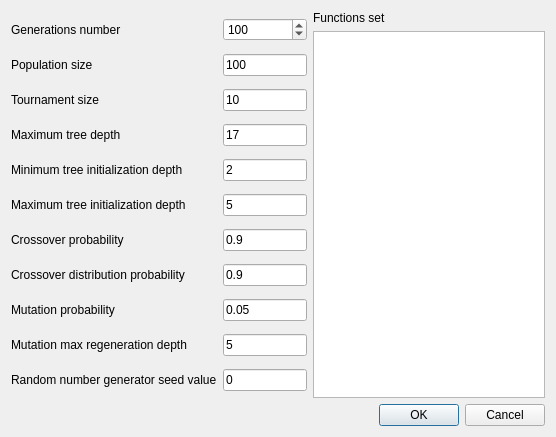
<?xml version="1.0" encoding="UTF-8"?>
<ui version="4.0">
 <class>OptionsDialog</class>
 <widget class="QDialog" name="OptionsDialog">
  <property name="geometry">
   <rect>
    <x>0</x>
    <y>0</y>
    <width>556</width>
    <height>437</height>
   </rect>
  </property>
  <property name="windowTitle">
   <string>Options &amp; parameters...</string>
  </property>
  <layout class="QGridLayout" name="gridLayout_2">
   <item row="0" column="0">
    <layout class="QVBoxLayout" name="verticalLayout_2">
     <item>
      <layout class="QHBoxLayout" name="horizontalLayout">
       <item>
        <layout class="QGridLayout" name="gridLayout">
         <item row="5" column="0">
          <widget class="QLabel" name="label_6">
           <property name="text">
            <string>Maximum tree initialization depth</string>
           </property>
          </widget>
         </item>
         <item row="3" column="1">
          <widget class="QLineEdit" name="lineEdit_3">
           <property name="text">
            <string>17</string>
           </property>
          </widget>
         </item>
         <item row="7" column="1">
          <widget class="QLineEdit" name="lineEdit_7">
           <property name="text">
            <string>0.9</string>
           </property>
          </widget>
         </item>
         <item row="1" column="1">
          <widget class="QLineEdit" name="lineEdit">
           <property name="text">
            <string>100</string>
           </property>
          </widget>
         </item>
         <item row="0" column="0">
          <widget class="QLabel" name="label">
           <property name="text">
            <string>Generations number</string>
           </property>
          </widget>
         </item>
         <item row="4" column="0">
          <widget class="QLabel" name="label_5">
           <property name="text">
            <string>Minimum tree initialization depth</string>
           </property>
          </widget>
         </item>
         <item row="4" column="1">
          <widget class="QLineEdit" name="lineEdit_4">
           <property name="text">
            <string>2</string>
           </property>
          </widget>
         </item>
         <item row="5" column="1">
          <widget class="QLineEdit" name="lineEdit_5">
           <property name="text">
            <string>5</string>
           </property>
          </widget>
         </item>
         <item row="2" column="0">
          <widget class="QLabel" name="label_3">
           <property name="text">
            <string>Tournament size</string>
           </property>
          </widget>
         </item>
         <item row="2" column="1">
          <widget class="QLineEdit" name="lineEdit_2">
           <property name="text">
            <string>10</string>
           </property>
          </widget>
         </item>
         <item row="0" column="1">
          <widget class="QSpinBox" name="spinBox">
           <property name="maximum">
            <number>10000</number>
           </property>
           <property name="value">
            <number>100</number>
           </property>
          </widget>
         </item>
         <item row="9" column="0">
          <widget class="QLabel" name="label_10">
           <property name="text">
            <string>Mutation max regeneration depth</string>
           </property>
          </widget>
         </item>
         <item row="8" column="0">
          <widget class="QLabel" name="label_9">
           <property name="text">
            <string>Mutation probability</string>
           </property>
          </widget>
         </item>
         <item row="1" column="0">
          <widget class="QLabel" name="label_2">
           <property name="text">
            <string>Population size</string>
           </property>
          </widget>
         </item>
         <item row="3" column="0">
          <widget class="QLabel" name="label_4">
           <property name="text">
            <string>Maximum tree depth</string>
           </property>
          </widget>
         </item>
         <item row="6" column="1">
          <widget class="QLineEdit" name="lineEdit_6">
           <property name="text">
            <string>0.9</string>
           </property>
          </widget>
         </item>
         <item row="6" column="0">
          <widget class="QLabel" name="label_7">
           <property name="text">
            <string>Crossover probability</string>
           </property>
          </widget>
         </item>
         <item row="7" column="0">
          <widget class="QLabel" name="label_8">
           <property name="text">
            <string>Crossover distribution probability</string>
           </property>
          </widget>
         </item>
         <item row="8" column="1">
          <widget class="QLineEdit" name="lineEdit_8">
           <property name="text">
            <string>0.05</string>
           </property>
          </widget>
         </item>
         <item row="9" column="1">
          <widget class="QLineEdit" name="lineEdit_9">
           <property name="text">
            <string>5</string>
           </property>
          </widget>
         </item>
         <item row="10" column="0">
          <widget class="QLabel" name="label_11">
           <property name="text">
            <string>Random number generator seed value</string>
           </property>
          </widget>
         </item>
         <item row="10" column="1">
          <widget class="QLineEdit" name="lineEdit_10">
           <property name="text">
            <string>0</string>
           </property>
          </widget>
         </item>
        </layout>
       </item>
       <item>
        <layout class="QVBoxLayout" name="verticalLayout">
         <item>
          <widget class="QLabel" name="label_12">
           <property name="text">
            <string>Functions set</string>
           </property>
          </widget>
         </item>
         <item>
          <widget class="QTableView" name="functionsView"/>
         </item>
        </layout>
       </item>
      </layout>
     </item>
     <item>
      <widget class="QDialogButtonBox" name="buttonBox">
       <property name="orientation">
        <enum>Qt::Horizontal</enum>
       </property>
       <property name="standardButtons">
        <set>QDialogButtonBox::Cancel|QDialogButtonBox::Ok</set>
       </property>
      </widget>
     </item>
    </layout>
   </item>
  </layout>
 </widget>
 <resources/>
 <connections>
  <connection>
   <sender>buttonBox</sender>
   <signal>accepted()</signal>
   <receiver>OptionsDialog</receiver>
   <slot>accept()</slot>
   <hints>
    <hint type="sourcelabel">
     <x>248</x>
     <y>254</y>
    </hint>
    <hint type="destinationlabel">
     <x>157</x>
     <y>274</y>
    </hint>
   </hints>
  </connection>
  <connection>
   <sender>buttonBox</sender>
   <signal>rejected()</signal>
   <receiver>OptionsDialog</receiver>
   <slot>reject()</slot>
   <hints>
    <hint type="sourcelabel">
     <x>316</x>
     <y>260</y>
    </hint>
    <hint type="destinationlabel">
     <x>286</x>
     <y>274</y>
    </hint>
   </hints>
  </connection>
 </connections>
</ui>
